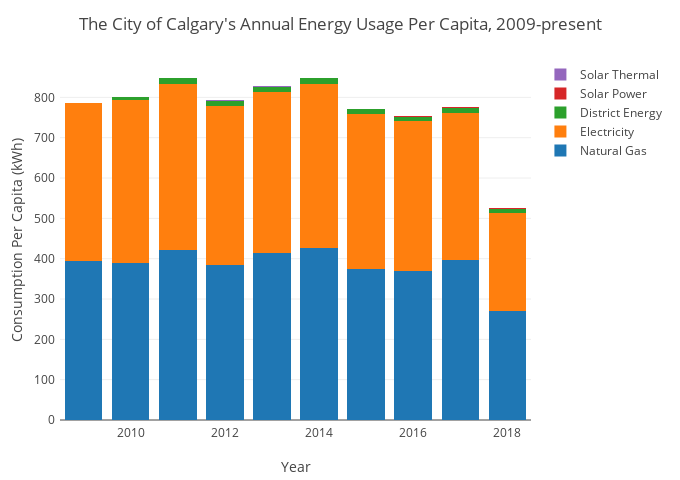

Notebook source saved alongside this figure:
### Code cell
# 1B) Let's divide the consumption by the city's population 
# Source for YYC population data - www.municipalaffairs.alberta.ca/mc_official_populations

pop_data = {'2009': 1065455, '2010': 1071515, '2011': 1090936, '2012': 1120225, '2013': 1149552, 
            '2014': 1195194, '2015': 1230915, '2016': 1235171, '2017': 1246337, '2018': 1267344}
yycpop = pd.Series(pop_data)

# Calculate energy consumption per capita
annual020 = pd.DataFrame()
annual020['Natural Gas'] = annual012['Total Consumption','Natural Gas']/yycpop.values
annual020['District Energy'] = annual012['Total Consumption','District Energy']/yycpop.values
annual020['Electricity'] = annual012['Total Consumption','Electricity']/yycpop.values
annual020['Solar Power'] = annual012['Total Consumption','Solar Power']/yycpop.values
annual020['Solar Thermal'] = annual012['Total Consumption','Solar Thermal']/yycpop.values


# Make bar plot
trace1 = go.Bar(x = years, y = annual020['Natural Gas'], name  = 'Natural Gas')
trace2 = go.Bar(x = years, y = annual020['Electricity'], name  = 'Electricity')
trace3 = go.Bar(x = years, y = annual020['District Energy'], name  = 'District Energy') 
trace4 = go.Bar(x = years, y = annual020['Solar Power'], name  = 'Solar Power')
trace5 = go.Bar(x = years, y = annual020['Solar Thermal'], name  = 'Solar Thermal') 

data02 = [trace1, trace2, trace3, trace4, trace5]
layout02 = go.Layout( title = 'The City of Calgary\'s Annual Energy Usage Per Capita, 2009-present',
                    xaxis = dict(title = 'Year'),
                    yaxis = dict(title = 'Consumption Per Capita (kWh)'),
                    barmode = 'stack',
                     width= wid, height = hei, margin=go.Margin(l=mar,r=mar,b=mar,t=mar, pad=4))

fig02 = go.Figure(data = data02, layout = layout02)
py.iplot(fig02)

### Figure 1 — Plotly figure (JSON) as saved in the notebook; plotly's stock layout.template omitted (floating-point values rounded to 4 significant figures)
{"data": [{"name": "Natural Gas", "type": "bar", "uid": "284a1e38-d3de-11e8-9528-6c71d92ba7c2", "x": ["2009", "2010", "2011", "2012", "2013", "2014", "2015", "2016", "2017", "2018"], "y": [393.7, 388.5, 422.3, 385.2, 413.5, 427.3, 375.2, 369.2, 396.5, 269.4]}, {"name": "Electricity", "type": "bar", "uid": "284a1e39-d3de-11e8-8dd6-6c71d92ba7c2", "x": ["2009", "2010", "2011", "2012", "2013", "2014", "2015", "2016", "2017", "2018"], "y": [393.3, 404.7, 409.9, 394.5, 399.8, 405.5, 384.0, 371.7, 365.3, 244.9]}, {"name": "District Energy", "type": "bar", "uid": "284a1e3a-d3de-11e8-a384-6c71d92ba7c2", "x": ["2009", "2010", "2011", "2012", "2013", "2014", "2015", "2016", "2017", "2018"], "y": [null, 8.025, 15.66, 12.13, 13.61, 14.31, 11.27, 11.62, 12.97, 8.566]}, {"name": "Solar Power", "type": "bar", "uid": "284a1e3b-d3de-11e8-af45-6c71d92ba7c2", "x": ["2009", "2010", "2011", "2012", "2013", "2014", "2015", "2016", "2017", "2018"], "y": [null, 2.333e-05, 0.002552, 0.002874, 0.002681, 0.02908, 0.07964, 0.1841, 0.9189, 1.676]}, {"name": "Solar Thermal", "type": "bar", "uid": "284a1e3c-d3de-11e8-8830-6c71d92ba7c2", "x": ["2009", "2010", "2011", "2012", "2013", "2014", "2015", "2016", "2017", "2018"], "y": [null, null, 0.1709, 0.5232, 0.5449, 0.4504, 0.4053, 0.208, 0.2256, 0.1547]}], "layout": {"barmode": "stack", "height": 480, "margin": {"b": 60, "l": 60, "pad": 4, "r": 60, "t": 60}, "title": "The City of Calgary's Annual Energy Usage Per Capita, 2009-present", "width": 680, "xaxis": {"title": "Year"}, "yaxis": {"title": "Consumption Per Capita (kWh)"}}}
